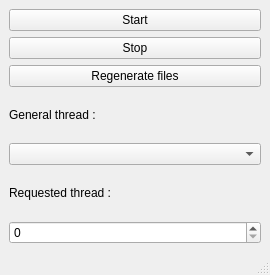
<?xml version="1.0" encoding="UTF-8"?>
<ui version="4.0">
 <class>MainWindow</class>
 <widget class="QMainWindow" name="MainWindow">
  <property name="enabled">
   <bool>true</bool>
  </property>
  <property name="geometry">
   <rect>
    <x>0</x>
    <y>0</y>
    <width>270</width>
    <height>275</height>
   </rect>
  </property>
  <property name="windowTitle">
   <string>Server</string>
  </property>
  <widget class="QWidget" name="centralwidget">
   <layout class="QVBoxLayout" name="verticalLayout">
    <item>
     <widget class="QPushButton" name="startButton">
      <property name="text">
       <string>Start</string>
      </property>
     </widget>
    </item>
    <item>
     <widget class="QPushButton" name="stopButton">
      <property name="text">
       <string>Stop</string>
      </property>
     </widget>
    </item>
    <item>
     <widget class="QPushButton" name="regenerateButton">
      <property name="text">
       <string>Regenerate files</string>
      </property>
     </widget>
    </item>
    <item>
     <widget class="QLabel" name="label">
      <property name="text">
       <string>General thread :</string>
      </property>
     </widget>
    </item>
    <item>
     <widget class="QComboBox" name="comboBox">
      <property name="currentIndex">
       <number>-1</number>
      </property>
     </widget>
    </item>
    <item>
     <widget class="QLabel" name="label_2">
      <property name="text">
       <string>Requested thread :</string>
      </property>
     </widget>
    </item>
    <item>
     <widget class="QSpinBox" name="spinBox"/>
    </item>
   </layout>
  </widget>
  <widget class="QMenuBar" name="menubar">
   <property name="geometry">
    <rect>
     <x>0</x>
     <y>0</y>
     <width>270</width>
     <height>26</height>
    </rect>
   </property>
  </widget>
  <widget class="QStatusBar" name="statusbar"/>
 </widget>
 <resources/>
 <connections/>
</ui>
